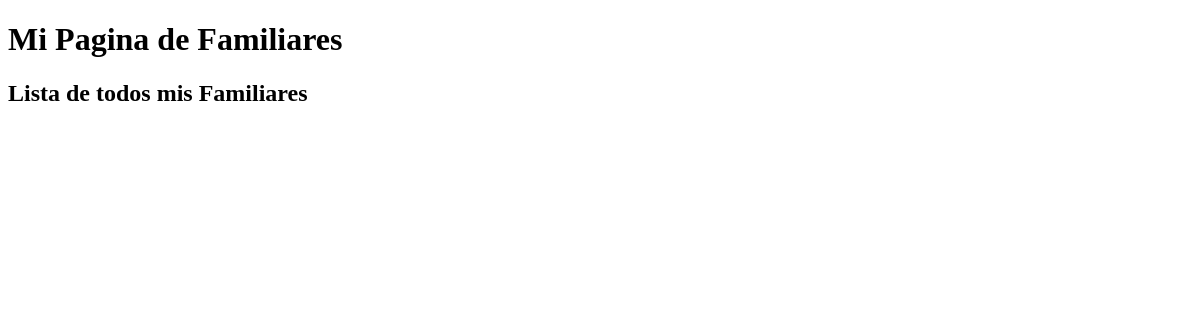
The page /mi-familia/ on the database as committed earlier.
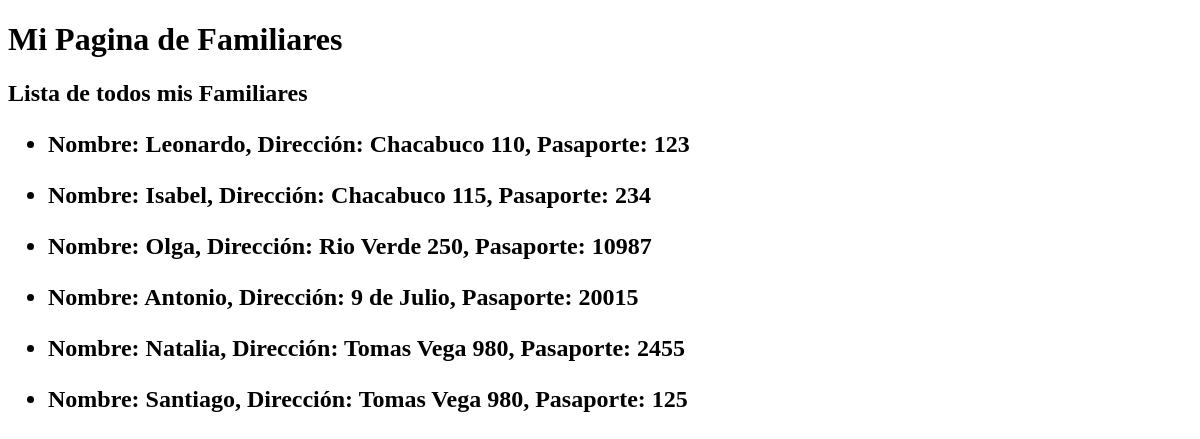
The same page on the database as committed later.
### ejemplo/models.py (models this page shows, shortened)
class Familiar(models.Model):
    nombre = models.CharField(max_length=100)
    direccion = models.CharField(max_length=200)
    numero_pasaporte = models.IntegerField()

### ejemplo/views.py (the view)
# urls.py: path('mi-familia/', mostrar_familiares),
def mostrar_familiares(request):
    lista_familiares = Familiar.objects.all()
    return render (request, "ejemplo/familiares.html",  {"lista_familiares": lista_familiares})

### ejemplo/templates/ejemplo/familiares.html
{% extends 'ejemplo/base.html' %}
{% block titulo%} Lista de todos mis Familiares {% endblock %}
{% block contenido %}
  {% for familiar in lista_familiares %}
      <ul>
          <li> Nombre: {{familiar.nombre}}, Dirección: {{familiar.direccion}}, Pasaporte: {{familiar.numero_pasaporte}}</li>
      </ul>
  {% endfor %}
{% endblock %}

Rows that differ between the two databases and show on the page:
added Familiar: nombre "Leonardo", direccion "Chacabuco 110", numero_pasaporte "123"
added Familiar: nombre "Isabel", direccion "Chacabuco 115", numero_pasaporte "234"
added Familiar: nombre "Olga", direccion "Rio Verde 250", numero_pasaporte "10987"
added Familiar: nombre "Antonio", direccion "9 de Julio", numero_pasaporte "20015"
added Familiar: nombre "Natalia", direccion "Tomas Vega 980", numero_pasaporte "2455"
added Familiar: nombre "Santiago", direccion "Tomas Vega 980", numero_pasaporte "125"
